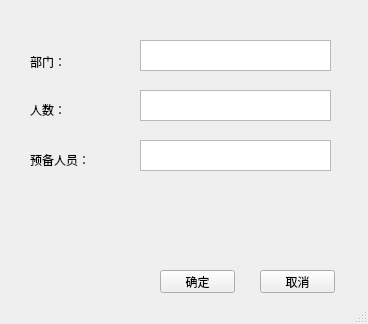
<?xml version="1.0" encoding="UTF-8"?>
<ui version="4.0">
 <class>ModifyPartMainWindow</class>
 <widget class="QMainWindow" name="ModifyPartMainWindow">
  <property name="geometry">
   <rect>
    <x>0</x>
    <y>0</y>
    <width>368</width>
    <height>324</height>
   </rect>
  </property>
  <property name="windowTitle">
   <string>MainWindow</string>
  </property>
  <widget class="QWidget" name="centralwidget">
   <widget class="QPushButton" name="pushButton_2">
    <property name="geometry">
     <rect>
      <x>260</x>
      <y>270</y>
      <width>75</width>
      <height>23</height>
     </rect>
    </property>
    <property name="text">
     <string>取消</string>
    </property>
   </widget>
   <widget class="QTextEdit" name="textEdit">
    <property name="geometry">
     <rect>
      <x>140</x>
      <y>40</y>
      <width>191</width>
      <height>31</height>
     </rect>
    </property>
   </widget>
   <widget class="QLabel" name="label_2">
    <property name="geometry">
     <rect>
      <x>30</x>
      <y>100</y>
      <width>61</width>
      <height>20</height>
     </rect>
    </property>
    <property name="text">
     <string>人数：</string>
    </property>
   </widget>
   <widget class="QPushButton" name="pushButton">
    <property name="geometry">
     <rect>
      <x>160</x>
      <y>270</y>
      <width>75</width>
      <height>23</height>
     </rect>
    </property>
    <property name="text">
     <string>确定</string>
    </property>
   </widget>
   <widget class="QLabel" name="label_3">
    <property name="geometry">
     <rect>
      <x>30</x>
      <y>150</y>
      <width>61</width>
      <height>20</height>
     </rect>
    </property>
    <property name="text">
     <string>预备人员：</string>
    </property>
   </widget>
   <widget class="QTextEdit" name="textEdit_3">
    <property name="geometry">
     <rect>
      <x>140</x>
      <y>140</y>
      <width>191</width>
      <height>31</height>
     </rect>
    </property>
   </widget>
   <widget class="QLabel" name="label">
    <property name="geometry">
     <rect>
      <x>30</x>
      <y>52</y>
      <width>81</width>
      <height>20</height>
     </rect>
    </property>
    <property name="text">
     <string>部门：</string>
    </property>
   </widget>
   <widget class="QTextEdit" name="textEdit_2">
    <property name="geometry">
     <rect>
      <x>140</x>
      <y>90</y>
      <width>191</width>
      <height>31</height>
     </rect>
    </property>
   </widget>
  </widget>
  <widget class="QStatusBar" name="statusbar"/>
 </widget>
 <resources/>
 <connections/>
</ui>
